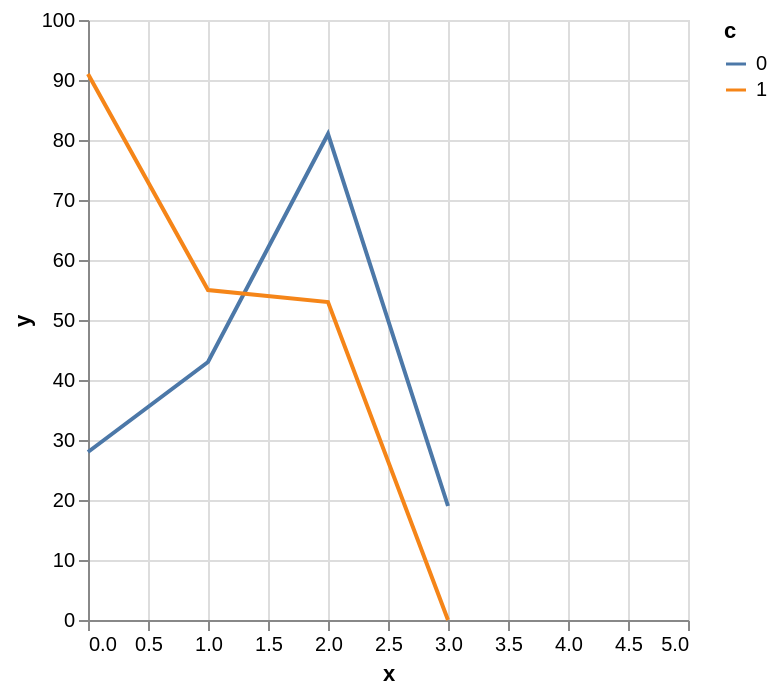

Vega-Lite specification stored for this chart:
### Vega-Lite specification from a JSON file in a GitHub repository (floating-point values rounded to 4 significant figures)
{"$schema": "https://vega.github.io/schema/vega-lite/v2.json", "data": {"values": [{"x": 0, "y": 28, "c": 0}, {"x": 0, "y": 91, "c": 1}, {"x": 1, "y": 43, "c": 0}, {"x": 1, "y": 55, "c": 1}, {"x": 2, "y": 81, "c": 0}, {"x": 2, "y": 53, "c": 1}, {"x": 3, "y": 19, "c": 0}]}, "mark": "line", "encoding": {"x": {"field": "x", "type": "quantitative", "scale": {"nice": 1}}, "y": {"field": "y", "type": "quantitative", "impute": {"value": 0}}, "color": {"field": "c", "type": "nominal"}}}
